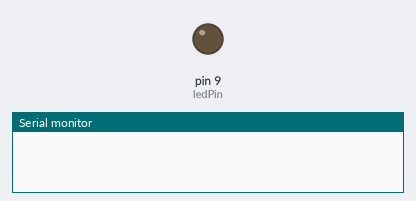
Recording of a sketch running on a simulated Arduino Uno, built with avr-gcc and run on an emulated ATmega328P. Shown: output pins drawn as LEDs (lit = HIGH), the last lines printed to the serial monitor.

Above: at 2.5 s.
At 7.5 s:
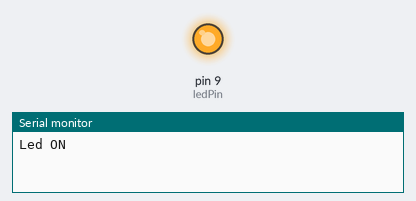
Timing chart, 0 to 13.0 s (numbered marks = the images above):
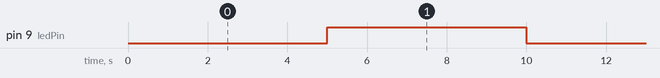

The sketch:

Assignment2p1.ino
```cpp
// Use of Delay (blocking function)

int ledPin = 9;
unsigned long startTime = 0;
bool fiveSecTime = false;
int button = 4;

void setup() {
  // put your setup code here, to run once:
  Serial.begin(9600);
  pinMode(ledPin, OUTPUT);
  pinMode(button, INPUT_PULLUP);
  startTime = millis();
}


void loop() {
  // put your main code here, to run repeatedly:

  if (!fiveSecTime && (millis() - startTime >= 5000)) {
      fiveSecTime = true;
      Serial.println("Led ON");
      digitalWrite(ledPin, HIGH);
      startTime = millis();
    } else if (fiveSecTime && (millis() - startTime >= 5000)) {
      fiveSecTime = false;
      Serial.println("Led OFF");
      digitalWrite(ledPin, LOW);
      startTime = millis();
    }
}
```

Measured:
- by itself, pin 9 (ledPin): alternates HIGH for 5.0 s and LOW for 5.0 s
